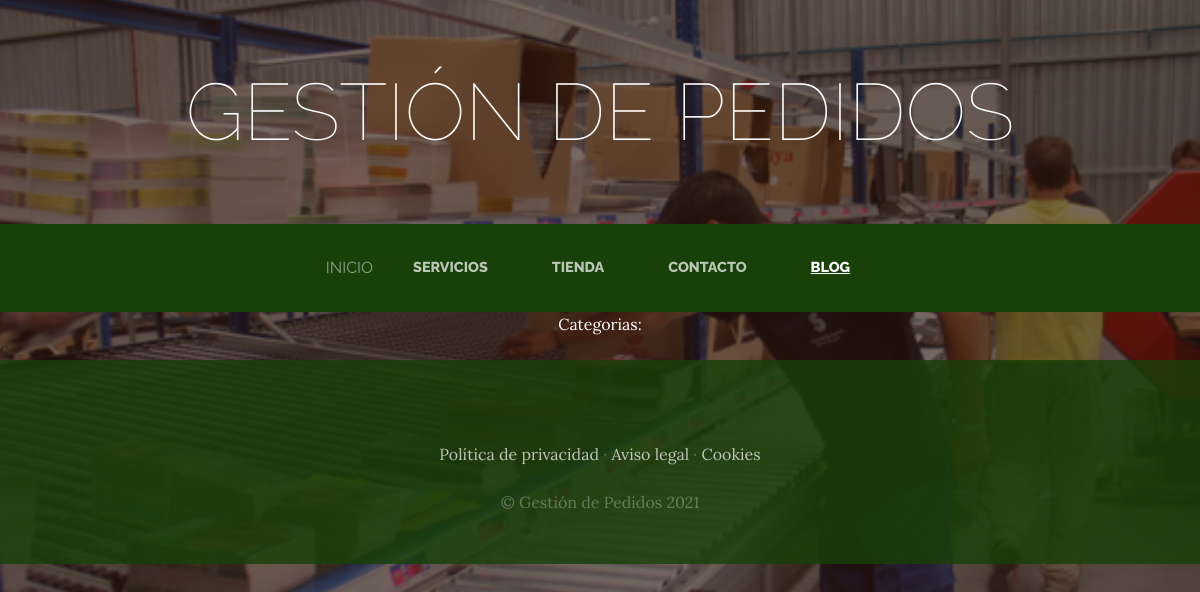
The page /blog/categoria/2/ on the database as committed earlier.
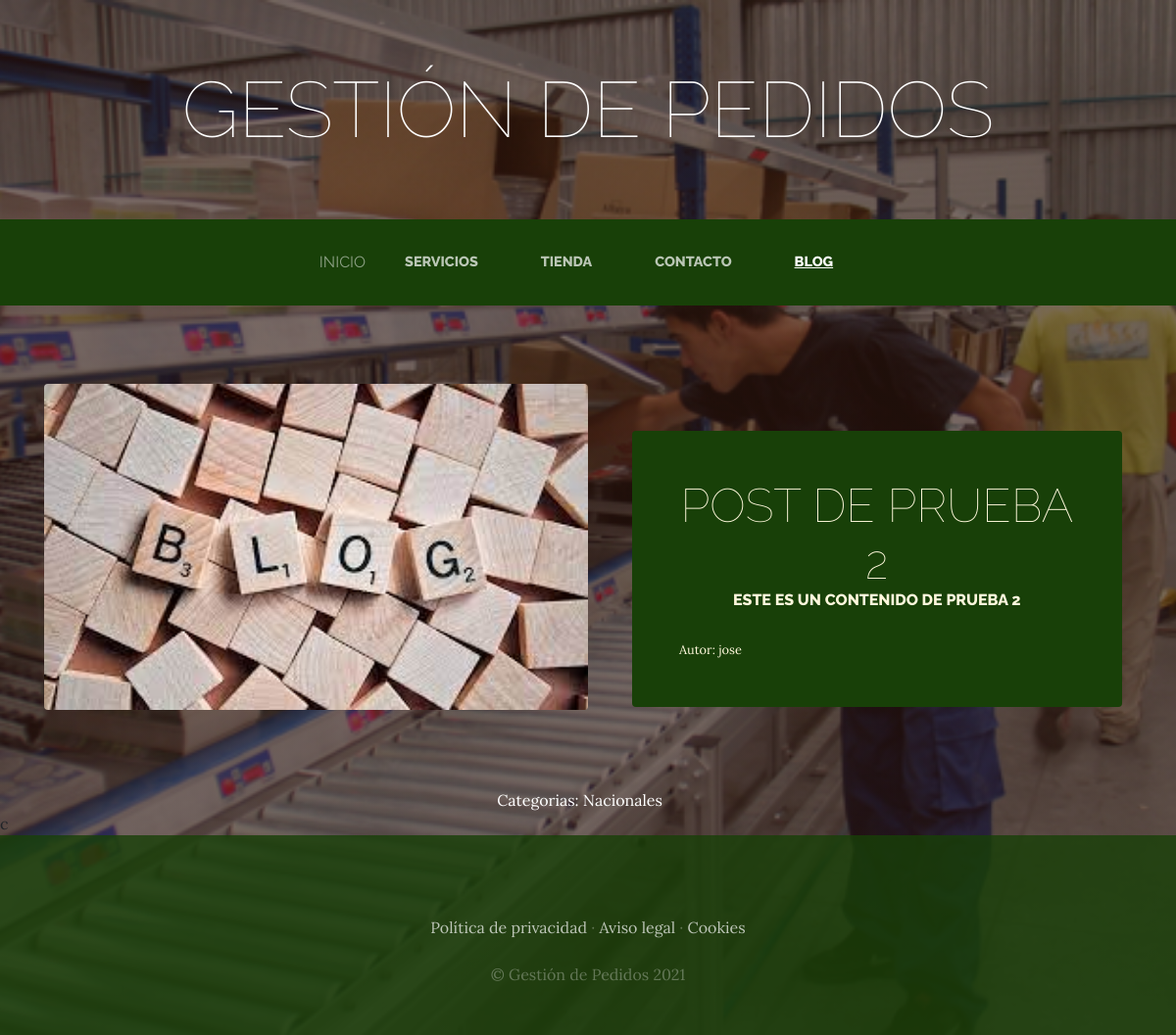
The same page on the database as committed later.
### blog/models.py (models this page shows, shortened)
class Post(models.Model):
    titulo = models.CharField(max_length=50)
    contenido = models.CharField(max_length=50)
    imagen = models.ImageField(upload_to='blog', null = True, blank = True)
    autor = models.ForeignKey(User, on_delete=models.CASCADE)
    categorias = models.ManyToManyField(Categoria)
    created = models.DateTimeField(auto_now=True)
    updated = models.DateTimeField(auto_now=True)
    class Meta:
        verbose_name = 'post'
        verbose_name_plural = 'posts'

class Categoria(models.Model):
    nombre = models.CharField(max_length=50)
    created = models.DateTimeField(auto_now=True)
    updated = models.DateTimeField(auto_now=True)
    class Meta:
        verbose_name = 'categoria'
        verbose_name_plural = 'categorias'

### blog/views.py (the view)
# urls.py: path('categoria/<int:categoria_id>/', views.categoria, name="categoria"),
def categoria(request, categoria_id):
    categoria = Categoria.objects.get(id = categoria_id)
    posts = Post.objects.filter(categorias = categoria)
    return render(request, "blog/categoria.html", {"categoria": categoria, "posts": posts})

### blog/templates/blog/categoria.html
{% extends "Proyectowebapp/base.html" %}
  {% load static %}
  {% block content %}
    {% for post in posts %}
      <section class="page-section clearfix">
        <div class="container">
          <div class="intro">
            <img class="intro-img img-fluid mb-3 mb-lg-0 rounded" src="{{post.imagen.url}}" alt="" style="width: 50%;">
            <div class="intro-text left-0 text-center bg-faded p-5 rounded">
              <h2 class="section-heading mb-4" >
                <span class="section-heading-lower">{{post.titulo}}</span>
                <span class="section-heading-upper">{{post.contenido}}</span>
              </h2>
              <div style="text-align: left; font-size: 0.8em">
                Autor: {{post.autor}}
              </div>
            </div>
          </div>
        </div>
      </section>
    {% endfor %}
    <section>
      <div style="width: 75%; margin: auto; text-align: center; color: white;">
        Categorias:
        {% for post in posts %}
          {% for categoria in post.categorias.all %}
            {{categoria.nombre}} &nbsp;&nbsp;&nbsp;
          {% endfor %}
        {% endfor %}
      </div>
    </section>c
  {% endblock %}

### Proyectowebapp/templates/Proyectowebapp/base.html (shortened to what this page needs)
<html>
<head>
    {% load static %}
    <link href="{% static 'Proyectowebapp/vendor/bootstrap/css/bootstrap.min.css' %}" rel="stylesheet">
    <link href="{% static 'Proyectowebapp/css/gestion.css' %}" rel="stylesheet">
</head>
<body>
    <h1 class="site-heading text-center text-white d-none d-lg-block">
        <span class="site-heading-lower">Gestión de Pedidos</span>
      </h1>
 <nav class="navbar navbar-expand-lg navbar-dark py-lg-4" id="mainNav">
    <div class="container">
      <div class="collapse navbar-collapse" id="navbarResponsive">
        <ul class="navbar-nav mx-auto">
          <li {% if request.path == "/" %} class="nav-item active px-lg-4" {% endif %}>
            <a class="nav-link text-uppercase text-expanded" href="{% url 'Home' %}">Inicio</a>
          </li>
          <li class="nav-item {% if request.path == '/servicios/' %} active {% endif %} px-lg-4">
            <a class="nav-link text-uppercase text-expanded" href="{% url 'Servicios' %}">Servicios</a>
          </li>
          <li class="nav-item {% if request.path == '/tienda/' %} active {% endif %} px-lg-4">
            <a class="nav-link text-uppercase text-expanded" href="{% url 'Tienda' %}">Tienda</a>
          </li>
          <li class="nav-item {% if request.path == '/contacto/' %} active {% endif %} px-lg-4">
            <a class="nav-link text-uppercase text-expanded" href="{% url 'Contacto' %}">Contacto</a>
          </li>
          <li class="nav-item {% if request.path|slice:':6' == '/blog/' %} active {% endif %} px-lg-4">
            <a class="nav-link text-uppercase text-expanded" href="{% url 'Blog' %}">Blog</a>
          </li>
        </ul>
      </div>
    </div>
  </nav>
    {% block content %}
    {% endblock %}
    <footer class="footer text-faded text-center py-5">
      <div class="container">
        <p class="m-0 mbt">
        	<a href="sample.html" class="link">Política de privacidad</a> ·
        	<a href="sample.html" class="link">Aviso legal</a> ·
        	<a href="sample.html" class="link">Cookies</a>
		</p>
        <p class="m-0 mbt1">&copy; Gestión de Pedidos {% now 'Y' %}</p>
      </div>
	</footer>
</body>
</html>

### Proyectowebapp/static/Proyectowebapp/css/gestion.css (style rules this page uses)
body { font-family: 'Lora'; background: linear-gradient(rgba(47, 23, 15, 0.65), rgba(47, 23, 15, 0.65)), url("../img/bg_main.jpg"); background-attachment: fixed; background-position: center; background-size: cover; }
h1, h2, h3, h4, h5, h6 { font-family: 'Raleway'; }
p { line-height: 1.75; }
.text-faded { color: rgba(255, 255, 255, 0.3); }
.site-heading { margin-top: 5rem; margin-bottom: 5rem; text-transform: uppercase; line-height: 1; font-family: 'Raleway'; }
.site-heading .site-heading-lower { font-size: 5rem; font-weight: 100; line-height: 4rem; }
.page-section { margin-top: 5rem; margin-bottom: 5rem; }
.section-heading { text-transform: uppercase; }
.section-heading .section-heading-upper { display: block; font-size: 1rem; font-weight: 800; padding-bottom:.5rem; }
.section-heading .section-heading-lower { display: block; font-size: 3rem; font-weight: 100; }
.bg-faded { background-color: rgba(255, 255, 255, 0.85); }
#mainNav { background-color: rgba(24, 64, 8); font-family: 'Raleway'; }
#mainNav .navbar-nav .nav-item .nav-link { color: rgba(255, 255, 255, 0.7); font-weight: 800; }
#mainNav .navbar-nav .nav-item.active .nav-link { color: #ffffff; text-decoration: underline; }
@media (min-width: 992px) { #mainNav .navbar-nav .nav-item .nav-link { font-size: 0.9rem; } }
.intro { position: relative; }
@media (min-width: 992px) { .intro .intro-img { width: 75%; float: left; } }
@media (min-width: 992px) { .intro .intro-text { left: 600; width: 60%; margin-top: 3rem; background-color: rgba(24, 64, 8); color: cornsilk; position: absolute; } }
@media (min-width: 1200px) { .intro .intro-text { width: 45%; } }
.footer { background-color: rgba(24, 64, 8, 0.8); }
.mbt { padding-top: 2rem; }
.mbt1 { padding-top: 1.25rem; }
a.link { color: rgba(255, 255, 255, 0.7); }

Rows that differ between the two databases and show on the page:
added Post: imagen (picture), titulo "POST DE PRUEBA 2", contenido "ESTE ES UN CONTENIDO DE PRUEBA 2", autor "jose"
now on this page (row unchanged): Categoria: nombre "Nacionales"
